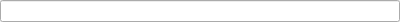
<?xml version="1.0" encoding="UTF-8"?>
<ui version="4.0">
 <class>MsgCodeLineEdit</class>
 <widget class="QWidget" name="MsgCodeLineEdit">
  <property name="geometry">
   <rect>
    <x>0</x>
    <y>0</y>
    <width>400</width>
    <height>22</height>
   </rect>
  </property>
  <property name="sizePolicy">
   <sizepolicy hsizetype="Expanding" vsizetype="Fixed">
    <horstretch>0</horstretch>
    <verstretch>0</verstretch>
   </sizepolicy>
  </property>
  <property name="windowTitle">
   <string>Form</string>
  </property>
  <layout class="QHBoxLayout" name="horizontalLayout">
   <property name="spacing">
    <number>0</number>
   </property>
   <property name="leftMargin">
    <number>0</number>
   </property>
   <property name="topMargin">
    <number>0</number>
   </property>
   <property name="rightMargin">
    <number>0</number>
   </property>
   <property name="bottomMargin">
    <number>0</number>
   </property>
   <item>
    <widget class="QLineEdit" name="codeLineEdit">
     <property name="sizePolicy">
      <sizepolicy hsizetype="Expanding" vsizetype="Fixed">
       <horstretch>0</horstretch>
       <verstretch>0</verstretch>
      </sizepolicy>
     </property>
    </widget>
   </item>
  </layout>
 </widget>
 <resources/>
 <connections/>
</ui>
